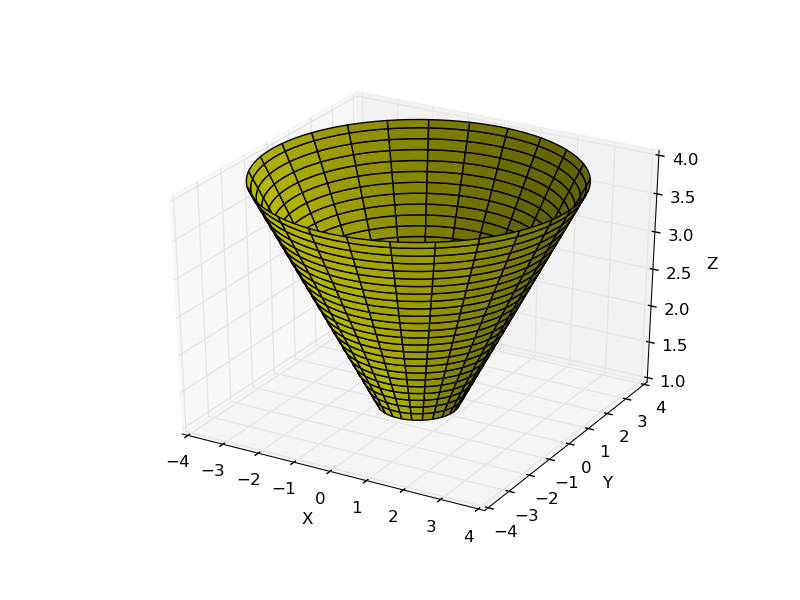

Write Python code to recreate this figure.
from mpl_toolkits.mplot3d import Axes3D
import matplotlib.pyplot as plt
import numpy as np

fig = plt.figure()
ax = fig.add_subplot(111, projection='3d')

u = np.linspace(1, 4, 100)
v = np.linspace(0, 2*np.pi, 100)

z = np.outer(u,np.ones(np.size(u)))
x = np.outer(u,np.cos(v))
y = np.outer(u,np.sin(v))
ax.plot_surface(x, y, z,  rstride=4, cstride=4, color='y')
ax.set_xlabel('X')
ax.set_ylabel('Y')
ax.set_zlabel('Z')

plt.savefig("exemplo13.png")

plt.show()